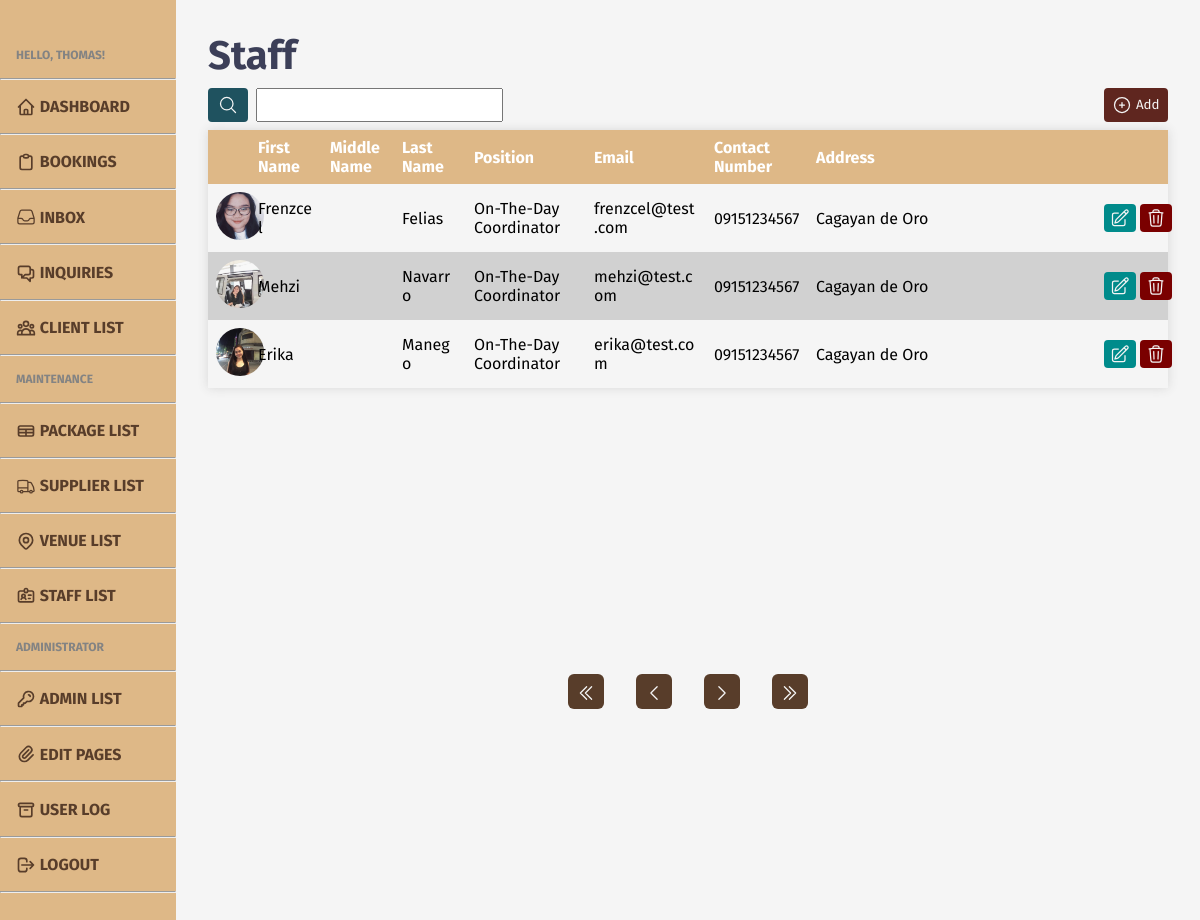
/admin/admin-staff.php?pageno=2 (signed in), run on an earlier commit of the app's database.
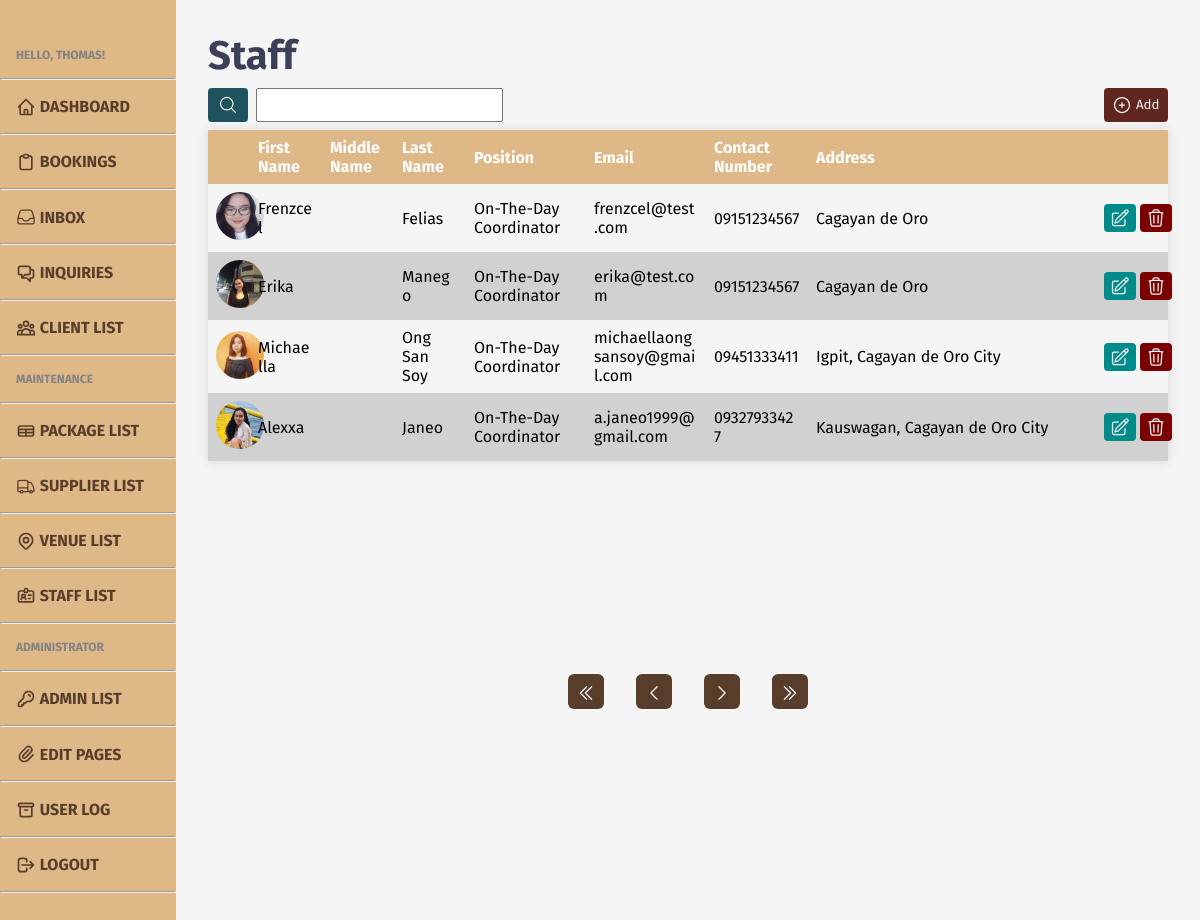
And on a later commit of the database.
### tables this page shows
CREATE TABLE `staff` (
  `staff_id` int(11) NOT NULL,
  `staff_img` varchar(255) DEFAULT NULL,
  `staff_fn` varchar(50) NOT NULL,
  `staff_mn` varchar(50) DEFAULT NULL,
  `staff_ln` varchar(50) NOT NULL,
  `staff_email` varchar(100) NOT NULL,
  `staff_contno` varchar(11) NOT NULL,
  `staff_add` varchar(100) NOT NULL,
  `staff_pos` varchar(50) NOT NULL,
  `staff_status` int(1) NOT NULL
);

### admin/admin-staff.php (the view, shortened to what the changed rows need)
<?php
include '../includes/admin-head.php';
require '../db/database.php';
?>
<head>
    <link rel="stylesheet" href="../styles/admin/admin-lower.css">
</head>
<body>
    <?php
    include '../includes/admin-header.php';
    ?>
    <main class="content">
        <h1>Staff</h1>
        <div class="tbl-cont">
            <table style="width: 80vw;">
                <tr>
                    <th style="width: 3.5vw;"></th>
                    <th style="width: 6vw;">First Name</th>
                    <th style="width: 6vw;">Middle Name</th>
                    <th style="width: 6vw;">Last Name</th>
                    <th style="width: 10vw;">Position</th>
                    <th style="width: 10vw;">Email</th>
                    <th style="width: 8.5vw;">Contact Number</th>
                    <th>Address</th>
                    <th style="width: 3vw;"</th>
                    <th style="width: 3vw;"></th>
                </tr>
                <?php
                if (isset($_GET['search-submit'])) {
                    $queried = mysqli_real_escape_string($conn, preg_replace('/\s+/', ' ', trim($_GET['search'])));
                    if (strpos($queried, ", ")) {
                        $query = str_replace(", ", " ", $queried);
                        $keys = explode(" ", $query);
                    } else if (strpos($queried, ",")) {
                        $query = str_replace(",", " ", $queried);
                        $keys = explode(" ", $query);
                    } else {
                        $keys = explode(" ", $queried);
                    }
                    if (empty($queried)) {
                        unset($_COOKIE["search"]);
                        if (isset($_GET['pageno'])) {
                            $pageno = $_GET['pageno'];
                        } else {
                            $pageno = 1;
                        }
                        $no_of_records_per_page = 8;
                        $offset = ($pageno - 1) * $no_of_records_per_page;
                        $total_pages_sql = "SELECT COUNT(*) FROM staff WHERE staff_status=1";
                        $result = mysqli_query($conn, $total_pages_sql);
                        $total_rows = mysqli_fetch_array($result)[0];
                        $total_pages = ceil($total_rows / $no_of_records_per_page);
                        $sql = "SELECT * FROM staff WHERE staff_status=1 ORDER BY staff_id ASC LIMIT $offset, $no_of_records_per_page";
                        $res_data = mysqli_query($conn, $sql);
                        while ($row = mysqli_fetch_array($res_data)) { ?>
                            <tr>
                                <td>
                                    <div id="small-icon">
                                        <?php if ($row['staff_img'] == NULL) { ?>
                                            <img src="../images/staff/default.jpg">
                                        <?php } else { ?>
                                            <img src="../images/staff/<?php echo $row['staff_img']; ?>">
                                        <?php } ?>
                                    </div>
                                </td>
                                <td><?php echo $row['staff_fn']; ?></td>
                                <td><?php echo $row['staff_mn']; ?></td>
                                <td><?php echo $row['staff_ln']; ?></td>
                                <td><?php echo $row['staff_pos']; ?></td>
                                <td><?php echo $row['staff_email']; ?></td>
                                <td><?php echo $row['staff_contno']; ?></td>
                                <td><?php echo $row['staff_add']; ?></td>
                                <td class="btn">
                                    <form action="admin-staff-edit.php?staff_id=<?php echo $row['staff_id']; ?>" method="post">
                                        <button id="update" name="update">
                                            <svg xmlns="http://www.w3.org/2000/svg" fill="none" viewBox="0 0 24 24" stroke-width="1.5" stroke="currentColor" class="w-6 h-6">
                                                <path stroke-linecap="round" stroke-linejoin="round" d="M16.862 4.487l1.687-1.688a1.875 1.875 0 112.652 2.652L10.582 16.07a4.5 4.5 0 01-1.897 1.13L6 18l.8-2.685a4.5 4.5 0 011.13-1.897l8.932-8.931zm0 0L19.5 7.125M18 14v4.75A2.25 2.25 0 0115.75 21H5.25A2.25 2.25 0 013 18.75V8.25A2.25 2.25 0 015.25 6H10" />
                                            </svg>
                                        </button>
                                    </form>
                                </td>
                                <td class="btn">
                                    <form action="../util/admin_staff.php?staff_id=<?php echo $row['staff_id']; ?>" method="post">
                                        <button id="delete" name="delete">
                                            <svg xmlns="http://www.w3.org/2000/svg" fill="none" viewBox="0 0 24 24" stroke-width="1.5" stroke="currentColor" class="w-6 h-6">
                                                <path stroke-linecap="round" stroke-linejoin="round" d="M14.74 9l-.346 9m-4.788 0L9.26 9m9.968-3.21c.342.052.682.107 1.022.166m-1.022-.165L18.16 19.673a2.25 2.25 0 01-2.244 2.077H8.084a2.25 2.25 0 01-2.244-2.077L4.772 5.79m14.456 0a48.108 48.108 0 00-3.478-.397m-12 .562c.34-.059.68-.114 1.022-.165m0 0a48.11 48.11 0 013.478-.397m7.5 0v-.916c0-1.18-.91-2.164-2.09-2.201a51.964 51.964 0 00-3.32 0c-1.18.037-2.09 1.022-2.09 2.201v.916m7.5 0a48.667 48.667 0 00-7.5 0" />
                                            </svg>
                                        </button>
                                    </form>
                                </td>
                            </tr>
                        <?php }
                    } else {
                        $_COOKIE['search'] = $queried;
                        if (isset($_GET['pageno'])) {
                            $pageno = $_GET['pageno'];
                        } else {
                            $pageno = 1;
                        }
                        $no_of_records_per_page = 8;
                        $offset = ($pageno - 1) * $no_of_records_per_page;
                        $total_pages_sql = "SELECT COUNT(*) FROM staff WHERE (staff_fn LIKE '%$queried%' OR staff_mn LIKE '%$queried%' OR staff_ln LIKE '%$queried%' OR staff_email LIKE '%$queried%' OR staff_contno LIKE '%$queried%' OR staff_add LIKE '%$queried%' OR staff_pos LIKE '%$queried%')";
                        foreach ($keys as $k) {
                            $total_pages_sql .= " OR staff_fn LIKE '%$k%' OR staff_mn LIKE '%$k%' OR staff_ln LIKE '%$k%' OR staff_email LIKE '%$k%' OR staff_contno LIKE '%$k%' OR staff_add LIKE '%$k%' OR staff_pos LIKE '%$k%'";
                        }
                        $result = mysqli_query($conn, $total_pages_sql);
                        $total_rows = mysqli_fetch_array($result)[0];
                        $total_pages = ceil($total_rows / $no_of_records_per_page);
                        $sql = "SELECT * FROM staff WHERE (staff_fn LIKE '%$queried%' OR staff_mn LIKE '%$queried%' OR staff_ln LIKE '%$queried%' OR staff_email LIKE '%$queried%' OR staff_contno LIKE '%$queried%' OR staff_add LIKE '%$queried%' OR staff_pos LIKE '%$queried%')";
                        foreach ($keys as $k) {
                            $sql .= " OR staff_fn LIKE '%$k%' OR staff_mn LIKE '%$k%' OR staff_ln LIKE '%$k%' OR staff_email LIKE '%$k%' OR staff_contno LIKE '%$k%' OR staff_add LIKE '%$k%' OR staff_pos LIKE '%$k%'";
                        }
                        $sql .= "AND staff_status=1 LIMIT $offset, $no_of_records_per_page";
                        $res_data = mysqli_query($conn, $sql);
                        while ($row = mysqli_fetch_array($res_data)) { ?>
                            <tr>
                                <td>
                                    <div id="small-icon">
                                        <?php if ($row['staff_img'] == NULL) { ?>
                                            <img src="../images/staff/default.jpg">
                                        <?php } else { ?>
                                            <img src="../images/staff/<?php echo $row['staff_img']; ?>">
                                        <?php } ?>
                                    </div>
                                </td>
                                <td><?php echo $row['staff_fn']; ?></td>
                                <td><?php echo $row['staff_mn']; ?></td>
                                <td><?php echo $row['staff_ln']; ?></td>
                                <td><?php echo $row['staff_pos']; ?></td>
                                <td><?php echo $row['staff_email']; ?></td>
                                <td><?php echo $row['staff_contno']; ?></td>
                                <td><?php echo $row['staff_add']; ?></td>
                                <td class="btn">
                                    <form action="admin-staff-edit.php?staff_id=<?php echo $row['staff_id']; ?>" method="post">
                                        <button id="update" name="update">
                                            <svg xmlns="http://www.w3.org/2000/svg" fill="none" viewBox="0 0 24 24" stroke-width="1.5" stroke="currentColor" class="w-6 h-6">
                                                <path stroke-linecap="round" stroke-linejoin="round" d="M16.862 4.487l1.687-1.688a1.875 1.875 0 112.652 2.652L10.582 16.07a4.5 4.5 0 01-1.897 1.13L6 18l.8-2.685a4.5 4.5 0 011.13-1.897l8.932-8.931zm0 0L19.5 7.125M18 14v4.75A2.25 2.25 0 0115.75 21H5.25A2.25 2.25 0 013 18.75V8.25A2.25 2.25 0 015.25 6H10" />
                                            </svg>
                                        </button>
                                    </form>
                                </td>
                                <td class="btn">
                                    <form action="../util/admin_staff.php?staff_id=<?php echo $row['staff_id']; ?>" method="post">
                                        <button id="delete" name="delete">
                                            <svg xmlns="http://www.w3.org/2000/svg" fill="none" viewBox="0 0 24 24" stroke-width="1.5" stroke="currentColor" class="w-6 h-6">
                                                <path stroke-linecap="round" stroke-linejoin="round" d="M14.74 9l-.346 9m-4.788 0L9.26 9m9.968-3.21c.342.052.682.107 1.022.166m-1.022-.165L18.16 19.673a2.25 2.25 0 01-2.244 2.077H8.084a2.25 2.25 0 01-2.244-2.077L4.772 5.79m14.456 0a48.108 48.108 0 00-3.478-.397m-12 .562c.34-.059.68-.114 1.022-.165m0 0a48.11 48.11 0 013.478-.397m7.5 0v-.916c0-1.18-.91-2.164-2.09-2.201a51.964 51.964 0 00-3.32 0c-1.18.037-2.09 1.022-2.09 2.201v.916m7.5 0a48.667 48.667 0 00-7.5 0" />
                                            </svg>
                                        </button>
                                    </form>
                                </td>
                            </tr>
                        <?php }
                    };
                } else {
                    if (isset($_GET['pageno'])) {
                        $pageno = $_GET['pageno'];
                    } else {
                        $pageno = 1;
                    }
                    $no_of_records_per_page = 8;
                    $offset = ($pageno - 1) * $no_of_records_per_page;
                    $sql = "SELECT * FROM staff WHERE staff_status=1 ORDER BY staff_id ASC LIMIT $offset, $no_of_records_per_page";
                    $res_data = mysqli_query($conn, $sql);
                    while ($row = mysqli_fetch_array($res_data)) { ?>
                        <tr>
                            <td>
                                <div id="small-icon">
                                    <?php if ($row['staff_img'] == NULL) { ?>
                                        <img src="../images/staff/default.jpg">
                                    <?php } else { ?>
                                        <img src="../images/staff/<?php echo $row['staff_img']; ?>">
                                    <?php } ?>
                                </div>
                            </td>
                            <td><?php echo $row['staff_fn']; ?></td>
                            <td><?php echo $row['staff_mn']; ?></td>
                            <td><?php echo $row['staff_ln']; ?></td>
                            <td><?php echo $row['staff_pos']; ?></td>
                            <td><?php echo $row['staff_email']; ?></td>
                            <td><?php echo $row['staff_contno']; ?></td>
                            <td><?php echo $row['staff_add']; ?></td>
                            <td class="btn">
                                <form action="admin-staff-edit.php?staff_id=<?php echo $row['staff_id']; ?>" method="post">
                                    <button id="update" name="update">
                                    </button>
                                </form>
                            </td>
                            <td class="btn">
                                <form action="../util/admin_staff.php?staff_id=<?php echo $row['staff_id']; ?>" method="post">
                                    <button id="delete" name="delete">
                                    </button>
                                </form>
                            </td>
                        </tr>
                <?php };
                }
                ?>
            </table>
        </div>
    </main>
    </div>
</body>
</html>

What changed in the data, as far as the page shows it:
no longer on this page (row edited): staff: staff_img (picture), staff_fn "Mehzi", staff_ln "Navarro", staff_pos "On-The-Day Coordinator", staff_email "mehzi@test.com", staff_contno "09151234567", staff_add "Cagayan de Oro"
added staff: staff_img (picture), staff_fn "Michaella", staff_ln "Ong San Soy", staff_pos "On-The-Day Coordinator", staff_email "michaellaongsansoy@gmail.com", staff_contno "09451333411", staff_add "Igpit, Cagayan de Oro City"
added staff: staff_img (picture), staff_fn "Alexxa", staff_ln "Janeo", staff_pos "On-The-Day Coordinator", staff_email "a.janeo1999@gmail.com", staff_contno "09327933427", staff_add "Kauswagan, Cagayan de Oro City"
